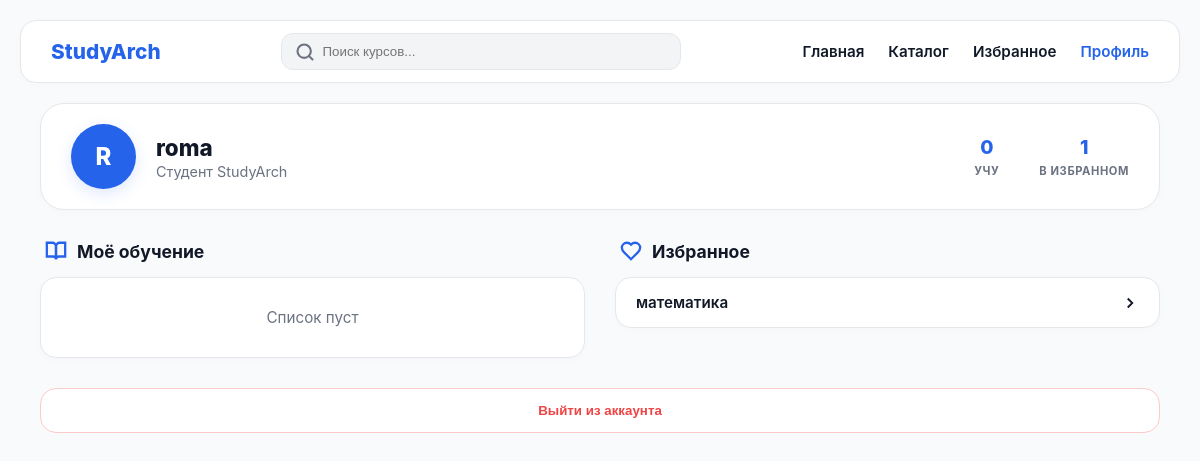
The app's page /profile/ (signed in), older data.
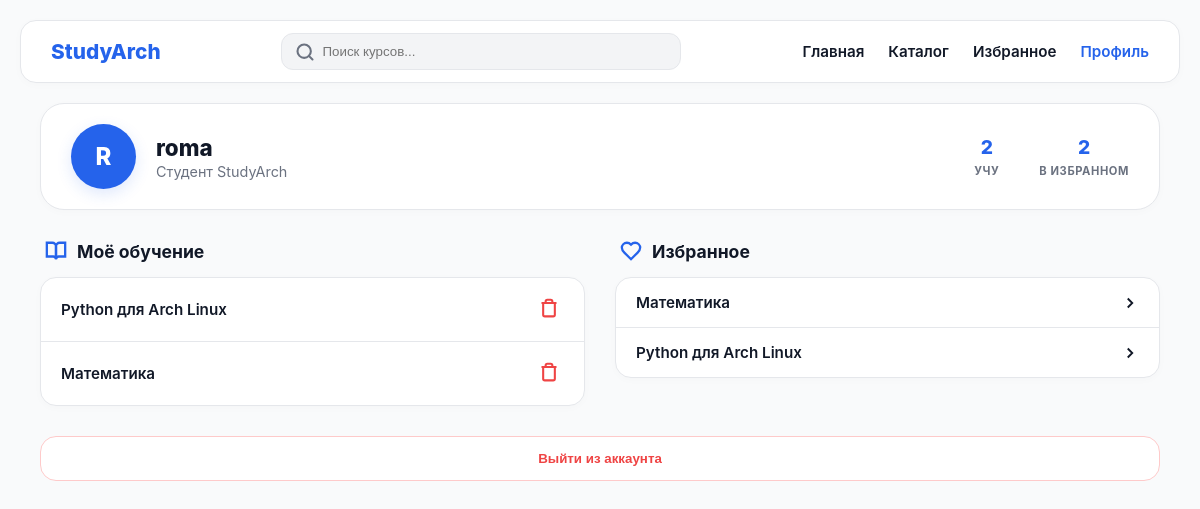
The same page, newer data.
### courses/models.py (models this page shows, shortened)
class Favorite(models.Model):
    user = models.ForeignKey(User, on_delete=models.CASCADE, related_name='favorites')
    course = models.ForeignKey(Course, on_delete=models.CASCADE)
    created_at = models.DateTimeField(auto_now_add=True)
    class Meta:
        unique_together = ('user', 'course') # Чтобы нельзя было добавить один курс дважды

class Course(models.Model):
    category = models.ForeignKey(
        'Category',
        on_delete=models.SET_NULL,
        null=True,
        blank=True,
        related_name='courses',
        verbose_name="Категория"
    )
    title = models.CharField(max_length=200, verbose_name="Название курса")
    description = models.TextField(verbose_name="Описание")
    author_contacts = models.CharField(max_length=200, blank=True, verbose_name="Контакты автора")
    course_url = models.URLField(blank=True, verbose_name="Ссылка на курс (YT/Сайт)")
    is_recommended = models.BooleanField(default=False, verbose_name="Рекомендовать на главной")
    created_at = models.DateTimeField(auto_now_add=True)

class Enrollment(models.Model):
    user = models.ForeignKey(User, on_delete=models.CASCADE, related_name='enrollments')
    course = models.ForeignKey(Course, on_delete=models.CASCADE)
    enrolled_at = models.DateTimeField(auto_now_add=True)
    is_pinned = models.BooleanField(default=False)
    order = models.PositiveIntegerField(default=0)
    class Meta:
        unique_together = ('user', 'course')
        ordering = ['-is_pinned', 'order', '-enrolled_at']

### courses/views.py (the view)
# urls.py: path('profile/', profile_view, name='profile'),
def profile_view(request):
    if request.user.is_authenticated:
        favorites = Favorite.objects.filter(user=request.user)
        enrollments = Enrollment.objects.filter(user=request.user).order_by('-enrolled_at')
    else:
        favorites = []
        enrollments = []
    return render(request, 'courses/profile.html', {
        'favorites': favorites,
        'enrollments': enrollments
    })

### courses/templates/courses/profile.html (shortened to what the changed rows need)
<!DOCTYPE html>
<html lang="ru">
<head>
</head>
<body>
<div class="container">
    {% if user.is_authenticated %}
        <div class="profile-card">
            <div class="profile-left">
                <div class="avatar-circle">{{ user.username|first|upper }}</div>
                <div class="user-meta">
                    <h1>{{ user.username }}</h1>
                    <p>Студент StudyArch</p>
                </div>
            </div>
            <div class="profile-right">
                <div class="stat-item">
                    <span class="stat-value">{{ enrollments.count }}</span>
                    <span class="stat-label">Учу</span>
                </div>
                <div class="stat-item">
                    <span class="stat-value">{{ favorites.count }}</span>
                    <span class="stat-label">В избранном</span>
                </div>
            </div>
        </div>
        <div class="profile-grid">
            <div class="grid-column">
                <div class="section-header">
                    <svg width="22" height="22" viewBox="0 0 24 24" fill="none" stroke="currentColor" stroke-width="2.5"><path d="M2 3h6a4 4 0 0 1 4 4v14a3 3 0 0 0-3-3H2z"/><path d="M22 3h-6a4 4 0 0 0-4 4v14a3 3 0 0 1 3-3h7z"/></svg>
                    Моё обучение
                </div>
                <div class="list-card">
                    {% for enrollment in enrollments %}
                        <div class="course-item">
                            <a href="{% url 'course_detail' enrollment.course.id %}" class="course-title">{{ enrollment.course.title }}</a>
                            <button type="button" class="action-btn delete" onclick="openDeleteModal(this)" data-url="{% url 'delete_enrollment' enrollment.id %}">
                                <svg width="20" height="20" viewBox="0 0 24 24" fill="none" stroke="currentColor" stroke-width="2.5"><path d="M3 6h18"/><path d="M19 6v14c0 1-1 2-2 2H7c-1 0-2-1-2-2V6"/><path d="M8 6V4c0-1 1-2 2-2h4c1 0 2 1 2 2v2"/></svg>
                            </button>
                        </div>
                    {% empty %}
                        <div style="padding: 30px; color: var(--gray); text-align: center; font-size: 0.95rem;">Список пуст</div>
                    {% endfor %}
                </div>
            </div>
            <div class="grid-column">
                <div class="section-header">
                    <svg width="22" height="22" viewBox="0 0 24 24" fill="none" stroke="currentColor" stroke-width="2.5"><path d="M19 14c1.49-1.46 3-3.21 3-5.5A5.5 5.5 0 0 0 16.5 3c-1.76 0-3 .5-4.5 2-1.5-1.5-2.74-2-4.5-2A5.5 5.5 0 0 0 2 8.5c0 2.3 1.5 4.05 3 5.5l7 7Z"/></svg>
                    Избранное
                </div>
                <div class="list-card">
                    {% for fav in favorites %}
                        <a href="{% url 'course_detail' fav.course.id %}" class="course-item">
                            <span class="course-title">{{ fav.course.title }}</span>
                            <svg width="18" height="18" viewBox="0 0 24 24" fill="none" stroke="currentColor" stroke-width="2.5"><path d="m9 18 6-6-6-6"/></svg>
                        </a>
                    {% empty %}
                        <div style="padding: 30px; color: var(--gray); text-align: center; font-size: 0.95rem;">Ничего не добавлено</div>
                    {% endfor %}
                </div>
            </div>
        </div>
        <form action="{% url 'logout' %}" method="post">
            <button type="submit" class="btn-logout">Выйти из аккаунта</button>
        </form>
    {% endif %}
</div>
</body>
</html>

Row changes from the older to the newer data that the page shows:
added Enrollment: course "Python для Arch Linux"
added Enrollment: course "Математика"
changed through a linked row, Favorite: course "математика" → "Математика"
added Favorite: course "Python для Arch Linux"
Text that changed along with them:
{{ enrollments.count }}: "0" → "2"
{{ favorites.count }}: "1" → "2"
text no longer shown: "Список пуст"
